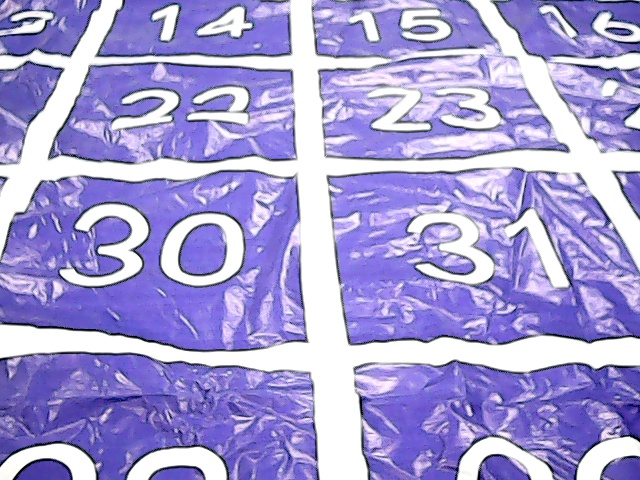
#> input picture image/0.jpg, 640 x 480 px, given in place of the camera
$ python handle.py   (older library calls are emulated)
#> lines starting #> are read from the running program, lines starting #| are printed output that depends on the picture; after the words box and inside, x2 and y2 are one past the last pixel; in counts of white or black regions, pixels touching at a corner belong together
### handle2.py
#! anaconda
# -*- coding: utf-8 -*-
# @Author  : Aries
# @Time    : 2018/5/27 21:44
# @File    : handle2.py
# @Software: PyCharm

import cv2
import numpy as np
import matplotlib.pyplot as plt
from map import Map
from info_handle import number_confirm
from knn import knn
import time
import math
from handle import no_boundary, get_info, get_near, get_direction, detect_all_black
from kmeans import kmeans

# [19 lines left out: function imageRead, not called in this run]

def imageG2B(img, therehold):
    _, img = cv2.threshold(img, therehold, 255, cv2.THRESH_BINARY)
    return img

# [5 lines left out: function imageShow, not called in this run]

def imageResize(img, size):
    return cv2.resize(img, size, interpolation=cv2.INTER_AREA)

def imagePerTransfer(img, src, dis, size=(300,300)):
# 自己选择要进行透视变换的点 [左上, 右上, 左下, 右下]
    src_array = np.array(src)
    dis_array = np.array(dis)
    M = cv2.getPerspectiveTransform(src_array, dis_array)
    dis_martix = cv2.warpPerspective(img, M, size)

    return dis_martix

# [352 lines left out: functions imageDilate, imageErode, imageContoursFigure, imageCountourHandle, getMeanPiexl, imagePiexlDistrib and 7 more, not called in this run]

def pre_handle(img):
    img_g = cv2.cvtColor(img, cv2.COLOR_BGR2GRAY)
    img_origin = img_g.copy()
    #src = np.float32([[110, 18], [460, 10], [100, 383], [480, 375]])
    src = np.float32([[125, 38], [475, 40], [115, 383], [495, 375]])
    #src = np.float32([[55, 10], [460, 0], [20, 470], [495, 470]])
    dis = np.float32([[0, 0], [300, 0], [0, 300],[300, 300]])
    img_g = imagePerTransfer(img_g, src, dis)

    return img_g

### handle.py
#! anaconda
# -*- coding: utf-8 -*-
# @Author  : Aries
# @Time    : 2018/6/6 13:05
# @File    : handle.py
# @Software: PyCharm

import pandas as pd
import numpy as np
import cv2
from handle2 import *
import time

# [244 lines left out: functions imageContoursFigure_2, no_boundary, detect_all_black, detect_circle, detect_circle_2, get_info and 2 more, not called in this run]


if __name__ == '__main__':
    capture = cv2.VideoCapture(0)
    while True:
        ret, frame = capture.read()
#> frame is the input picture: shape (480, 640, 3); mean B, G, R 213.9, 156.4, 164.9
        img_ori = pre_handle(frame)
#> in pre_handle, `img_g = cv2.cvtColor(img, cv2.COLOR_BGR2GRAY)`:
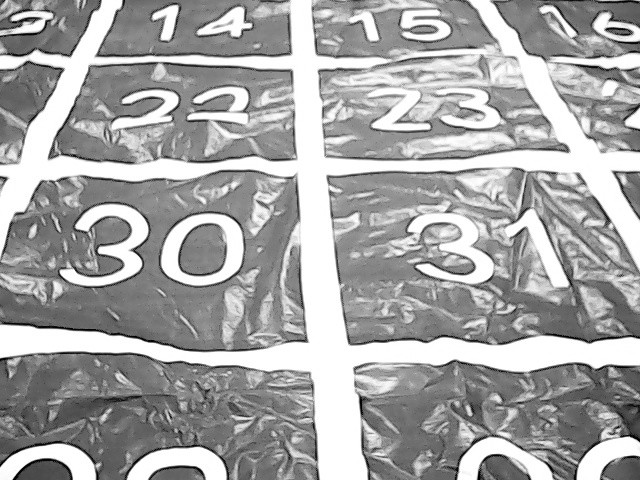
#> img_g: shape (480, 640); min 0, max 255, mean 165.5
#> in imagePerTransfer, `dis_martix = cv2.warpPerspective(img, M, size)`:
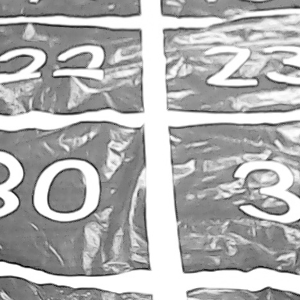
#> dis_martix: shape (300, 300); min 4, max 255, mean 176.6
        _, img_b = cv2.threshold(img_ori, 230, 255, cv2.THRESH_BINARY)
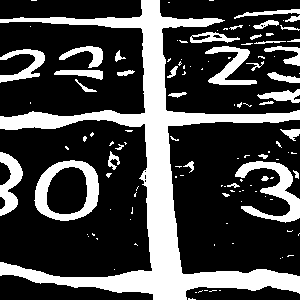
#> img_b: shape (300, 300); 27.6% white; 119 white regions (83 under 20 px), largest, box (x1, y1, x2, y2) and area: (0, 0, 300, 300) 15939, (34, 160, 99, 221) 1619, (235, 161, 300, 223) 1434

        best_countour, centre, is_circle = detect_circle_2(img_b, debug=True)
#> in detect_circle_2, `img_circle[:,290:300] = BLACK`:
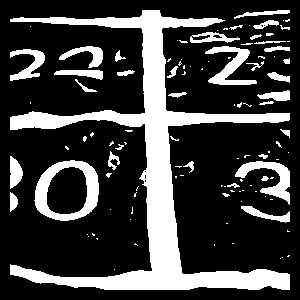
#> img_circle: shape (300, 300); 24.7% white; 109 white regions (73 under 20 px)
#> in imageContoursFigure_2, `image, contours, hier = cv2.findContours(image, cv2.RETR_EXTERNAL, cv2..`: contours = 109 contours, 81 with area under 20; largest, box (x1, y1, x2, y2) and area: (10, 10, 290, 290) 13774, (34, 160, 99, 221) 3068, (235, 161, 290, 205) 764, (205, 46, 257, 85) 686, (10, 49, 45, 81) 426
#> the loop in imageContoursFigure_2, `for c in contours:` made 109 passes
#> after the loop in imageContoursFigure_2, `for c in contours:`: boxes = [[[235, 205], [235, 161], [290, 161], [290, 205]], [[34, 221], [34, 160], [99, 160], [99, 221]], [[10, 81], [10, 49], [45, 49], [45, 81]], [[205, 85], [205, 46], [257, 46], [257, 85]], [[10, 290], [10, 10], [290, 10], [290, 290]]]
#> the loop in no_boundary, `for bbox in bboxs:` made 5 passes
#> after the loop in no_boundary, `for bbox in bboxs:`: new_bbox has the same summary as boxes in imageContoursFigure_2
#> in detect_circle_2, `contours = imageContoursFigure_2(img_circle)`: contours has the same summary as boxes in imageContoursFigure_2
#> the loop in detect_circle_2, `for contour in contours:` made 5 passes
#> best_countour = empty array; centre = []; is_circle = 0
        print(centre)
        if best_countour != []:
            cv2.drawContours(img_ori, [best_countour], 0, (0, 0, 255), 3)
        cv2.imshow('lala',img_b)
        cv2.imshow('origin',img_ori)
        print(is_circle)
#| 0
        cv2.waitKey(1)
    cv2.destroyAllWindows()

$ run again, on image/075337.jpg
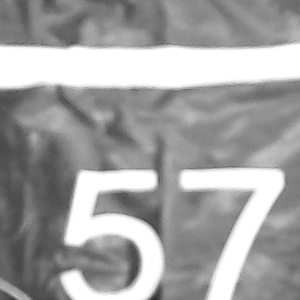
#> input picture image/075337.jpg, 300 x 300 px, given in place of the camera
#> frame is the input picture: shape (300, 300, 3); min 41, max 255, mean 161.7
#> `_, img_b = cv2.threshold(img_ori, 230, 255, cv2.THRESH_BINARY)`:
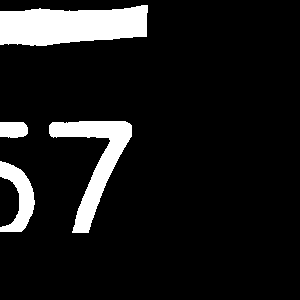
#> img_b: shape (300, 300); 10.5% white; 4 white regions, box (x1, y1, x2, y2) and area: (0, 5, 148, 46) 4773, (49, 121, 132, 233) 3026, (0, 161, 35, 232) 1230, (0, 122, 28, 138) 411
#> in detect_circle_2, `img_circle[:,0:10] = BLACK`:
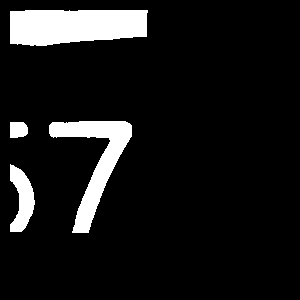
#> img_circle: shape (300, 300); 9.6% white; 4 white regions
#> in imageContoursFigure_2, `image, contours, hier = cv2.findContours(image, cv2.RETR_EXTERNAL, cv2..`: contours = 4 contours; box (x1, y1, x2, y2) and area: (10, 10, 148, 46) 4154, (49, 121, 132, 233) 2841, (10, 164, 35, 232) 928, (10, 122, 28, 138) 231
#> the loop in imageContoursFigure_2, `for c in contours:` made 4 passes
#> after the loop in imageContoursFigure_2, `for c in contours:`: boxes = [[[10, 232], [10, 164], [35, 164], [35, 232]], [[49, 233], [49, 121], [132, 121], [132, 233]]]
#> the loop in no_boundary, `for bbox in bboxs:` made 2 passes
#> after the loop in no_boundary, `for bbox in bboxs:`: new_bbox has the same summary as boxes in imageContoursFigure_2
#> in detect_circle_2, `contours = imageContoursFigure_2(img_circle)`: contours has the same summary as boxes in imageContoursFigure_2
#> the loop in detect_circle_2, `for contour in contours:` made 2 passes
#> best_countour = empty array; centre = []; is_circle = 0
#| 0

$ run again, on image/1.jpg
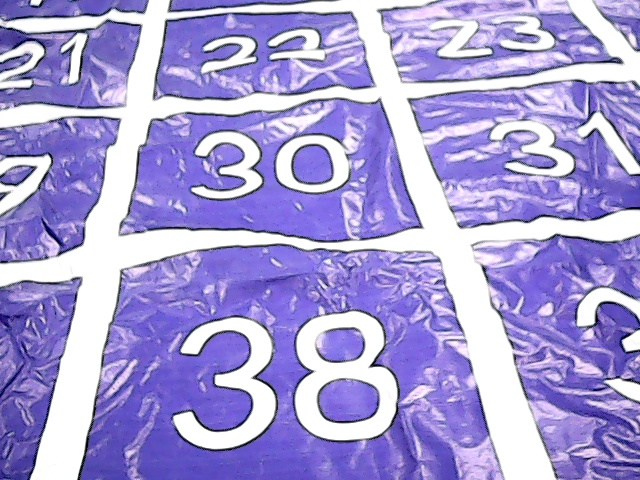
#> input picture image/1.jpg, 640 x 480 px, given in place of the camera
#> frame is the input picture: shape (480, 640, 3); mean B, G, R 214.2, 155.8, 165.5
#> `_, img_b = cv2.threshold(img_ori, 230, 255, cv2.THRESH_BINARY)`:
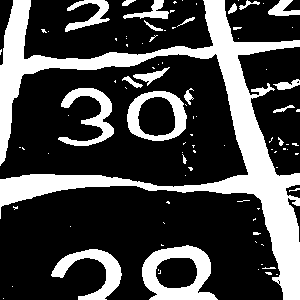
#> img_b: shape (300, 300); 27.7% white; 92 white regions (70 under 20 px), largest, box (x1, y1, x2, y2) and area: (0, 0, 300, 300) 16556, (142, 245, 218, 300) 2131, (51, 249, 122, 300) 1341
#> in detect_circle_2, `img_circle[:,290:300] = BLACK`:
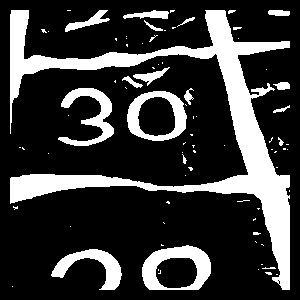
#> img_circle: shape (300, 300); 22.6% white; 80 white regions (60 under 20 px)
#> in imageContoursFigure_2, `image, contours, hier = cv2.findContours(image, cv2.RETR_EXTERNAL, cv2..`: contours = 78 contours, 63 with area under 20; largest, box (x1, y1, x2, y2) and area: (10, 10, 290, 290) 12622, (142, 245, 211, 290) 2499, (127, 91, 187, 141) 2344, (58, 88, 114, 146) 1044, (51, 249, 122, 290) 1012
#> the loop in imageContoursFigure_2, `for c in contours:` made 78 passes
#> after the loop in imageContoursFigure_2, `for c in contours:`: boxes = [[[51, 290], [51, 249], [122, 249], [122, 290]], [[142, 290], [142, 245], [211, 245], [211, 290]], [[127, 141], [127, 91], [187, 91], [187, 141]], [[58, 146], [58, 88], [114, 88], [114, 146]], [[10, 290], [10, 10], [290, 10], [290, 290]]]
#> the loop in no_boundary, `for bbox in bboxs:` made 5 passes
#> after the loop in no_boundary, `for bbox in bboxs:`: new_bbox has the same summary as boxes in imageContoursFigure_2
#> in detect_circle_2, `contours = imageContoursFigure_2(img_circle)`: contours has the same summary as boxes in imageContoursFigure_2
#> the loop in detect_circle_2, `for contour in contours:` made 5 passes
#> best_countour = empty array; centre = []; is_circle = 0
#| 0
